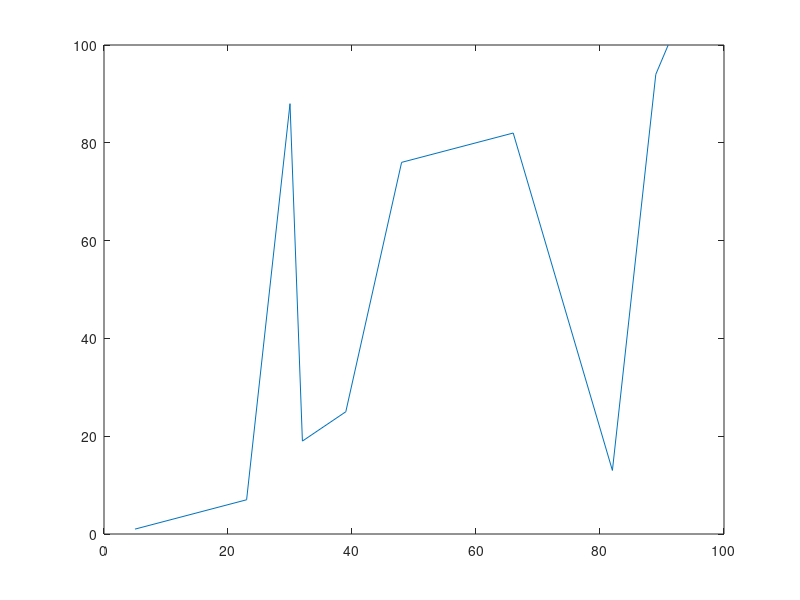

This chart was generated by the following MATLAB code: (Note: this script raises an error after producing the figure.)
load Modellparameter.mat
%% Aufgabe 3.0

% a)
M = magic(10);

% b)
plot(sort(M(7,:)), M(:,3))

% c)
t = 0:2e-3:10;
u = heaviside(t-1);

% d)
simin.time = t;
simin.signals.values = u;
%% Aufgabe 3.1

% a)
s1 = -(R/L + mu/J)/2 + sqrt((R/(2*L) + mu/(2*J))^2 - Ke*Km/(L*J))
s2 = -(R/L + mu/J)/2 - sqrt((R/(2*L) + mu/(2*J))^2 - Ke*Km/(L*J))

